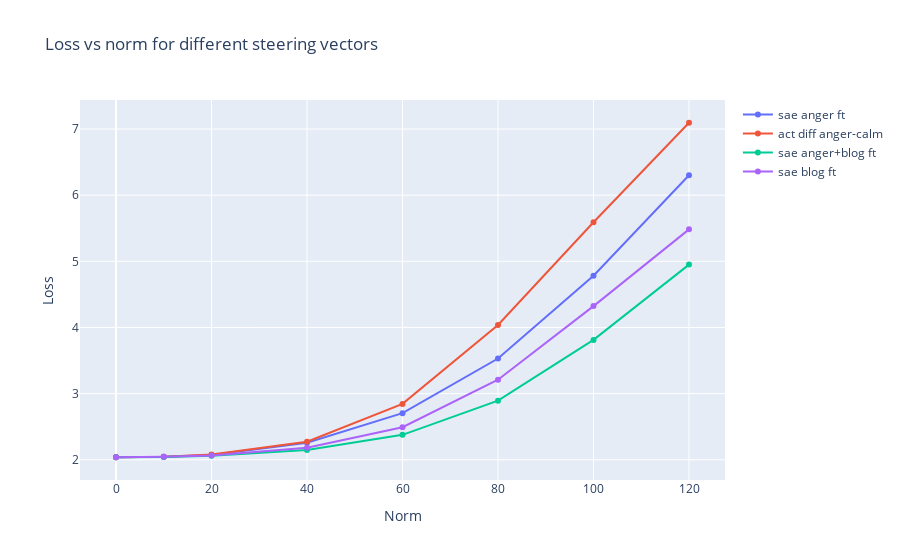

The notebook cell saved with this chart:
### Code cell
# Create a figure
fig = go.Figure()

# Add traces for each list
fig.add_trace(go.Scatter(x=norms, y=anger_sae_losses, mode='lines+markers', name='sae anger ft'))
fig.add_trace(go.Scatter(x=norms, y=act_diff_losses, mode='lines+markers', name='act diff anger-calm'))
fig.add_trace(go.Scatter(x=norms, y=sae_sum_losses, mode='lines+markers', name='sae anger+blog ft'))
fig.add_trace(go.Scatter(x=norms, y=sae_blog_losses, mode='lines+markers', name='sae blog ft'))
# fig.add_trace(go.Scatter(x=norms, y=randn_losses, mode='lines+markers', name='randn vector'))
# fig.add_trace(go.Scatter(x=norms, y=randu_losses, mode='lines+markers', name='randu vector'))

# Set the title and labels
fig.update_layout(title='Loss vs norm for different steering vectors',
                  xaxis_title='Norm',
                  yaxis_title='Loss')

# Show the figure
fig.show()

### Figure 1 — Plotly figure (JSON) as saved in the notebook; plotly's stock layout.template omitted (floating-point values rounded to 4 significant figures)
{"data": [{"mode": "lines+markers", "name": "sae anger ft", "type": "scatter", "x": [0, 10, 20, 40, 60, 80, 100, 120], "y": [2.038, 2.044, 2.072, 2.256, 2.705, 3.53, 4.782, 6.302]}, {"mode": "lines+markers", "name": "act diff anger-calm", "type": "scatter", "x": [0, 10, 20, 40, 60, 80, 100, 120], "y": [2.038, 2.047, 2.081, 2.273, 2.844, 4.037, 5.59, 7.095]}, {"mode": "lines+markers", "name": "sae anger+blog ft", "type": "scatter", "x": [0, 10, 20, 40, 60, 80, 100, 120], "y": [2.038, 2.042, 2.059, 2.146, 2.377, 2.894, 3.812, 4.95]}, {"mode": "lines+markers", "name": "sae blog ft", "type": "scatter", "x": [0, 10, 20, 40, 60, 80, 100, 120], "y": [2.038, 2.044, 2.065, 2.181, 2.492, 3.209, 4.323, 5.483]}], "layout": {"title": {"text": "Loss vs norm for different steering vectors"}, "xaxis": {"title": {"text": "Norm"}}, "yaxis": {"title": {"text": "Loss"}}}}
